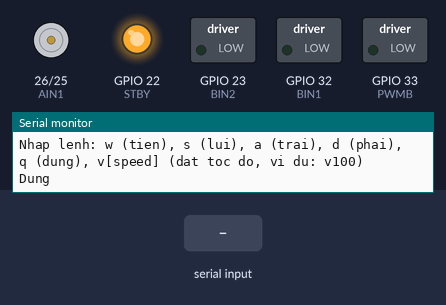
Recording of a sketch running on a simulated ESP32. On the bench: motor-driver pin pairs drawn as motors (green arrow = first pin HIGH = forward, orange = second pin HIGH = backward, longer = more drive, scaled by the enable pin, stopped while the standby pin is LOW), switched loads named in the sketch (green lamp = pin HIGH), output pins drawn as LEDs (lit = HIGH), the last lines printed to the serial monitor. Inputs (shaded band) come from the test bench.

Above: at 1.2 s.
1.3 s: "w\n" received over Serial
At 1.8 s:
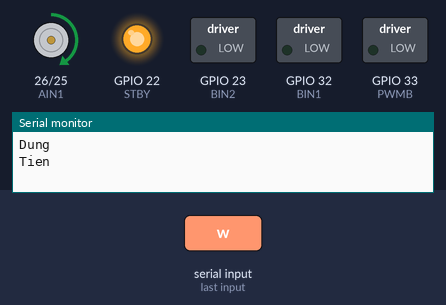
2.8 s: "s\n" received over Serial
At 4.0 s:
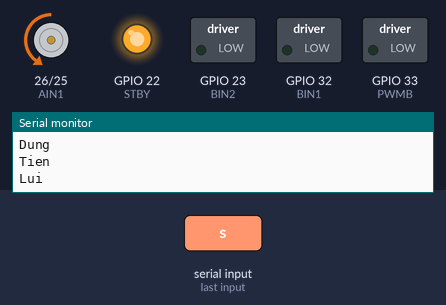
4.3 s: "q\n" received over Serial
At 5.3 s:
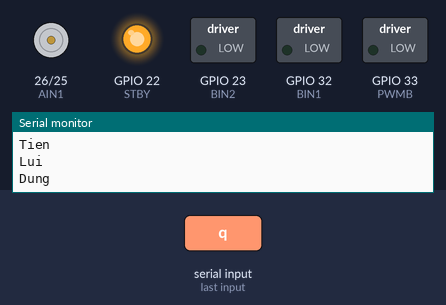
Timing chart, 0 to 7.3 s (numbered marks = the images above; inputs shaded):
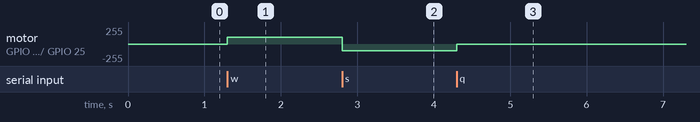

The sketch:

robot.ino
```cpp
// Định nghĩa chân điều khiển động cơ
#define AIN1 26  // Động cơ trái IN1
#define AIN2 25  // Động cơ trái IN2
#define PWMA 27  // PWM động cơ trái
#define BIN1 32  // Động cơ phải IN1
#define BIN2 23  // Động cơ phải IN2
#define PWMB 33  // PWM động cơ phải
#define STBY 22  // Standby

// Tốc độ PWM (0 - 255), mặc định 100
int speedMotor = 100;

void setup() {
  // Khai báo các chân
  pinMode(AIN1, OUTPUT);
  pinMode(AIN2, OUTPUT);
  pinMode(PWMA, OUTPUT);
  pinMode(BIN1, OUTPUT);
  pinMode(BIN2, OUTPUT);
  pinMode(PWMB, OUTPUT);
  pinMode(STBY, OUTPUT);

  digitalWrite(STBY, HIGH); // Kích hoạt IC

  // Khởi tạo Serial
  Serial.begin(115200);
  Serial.println("Nhap lenh: w (tien), s (lui), a (trai), d (phai), q (dung), v[speed] (dat toc do, vi du: v100)");

  // Dừng động cơ khi khởi động
  stopMotors();
}

// Hàm điều khiển động cơ
void motorA_forward(int speed) {
  digitalWrite(AIN1, HIGH);
  digitalWrite(AIN2, LOW);
  analogWrite(PWMA, speed);
}

void motorA_backward(int speed) {
  digitalWrite(AIN1, LOW);
  digitalWrite(AIN2, HIGH);
  analogWrite(PWMA, speed);
}

// void motorB_forward(int speed) {
//   digitalWrite(BIN1, HIGH);
//   digitalWrite(BIN2, LOW);
//   analogWrite(PWMB, speed);
// }

// void motorB_backward(int speed) {
//   digitalWrite(BIN1, LOW);
//   digitalWrite(BIN2, HIGH);
//   analogWrite(PWMB, speed);
// }

void stopMotors() {
  analogWrite(PWMA, 0);
  // analogWrite(PWMB, 0);
  Serial.println("Dung");
}

// Hàm di chuyển tiến
void moveForward() {
  motorA_forward(speedMotor);
  // motorB_forward(speedMotor);
  Serial.println("Tien");
}

// Hàm di chuyển lùi
void moveBackward() {
  motorA_backward(speedMotor);
  // motorB_backward(speedMotor);
  Serial.println("Lui");
}

// Hàm xoay trái
void turnLeft() {
  motorA_backward(speedMotor);
  // motorB_forward(speedMotor);
  Serial.println("Xoay trai");
}

// Hàm xoay phải
void turnRight() {
  motorA_forward(speedMotor);
  // motorB_backward(speedMotor);
  Serial.println("Xoay phai");
}

void loop() {
  // Kiểm tra nếu có dữ liệu từ Serial
  if (Serial.available() > 0) {
    String command = Serial.readStringUntil('\n'); // Đọc toàn bộ dòng
    command.trim(); // Loại bỏ khoảng trắng hoặc ký tự thừa

    // Xử lý lệnh
    if (command == "w") {
      moveForward();
    } else if (command == "s") {
      moveBackward();
    } else if (command == "a") {
      turnLeft();
    } else if (command == "d") {
      turnRight();
    } else if (command == "q") {
      stopMotors();
    } else if (command.startsWith("v")) {
      // Xử lý lệnh đặt tốc độ, ví dụ: v100
      String speedStr = command.substring(1); // Lấy phần sau 'v'
      int newSpeed = speedStr.toInt();
      if (newSpeed >= 0 && newSpeed <= 255) {
        speedMotor = newSpeed;
        Serial.println("Toc do cap nhat: " + String(speedMotor));
      } else {
        Serial.println("Toc do khong hop le! Nhap tu 0 den 255.");
      }
    } else {
      Serial.println("Lenh khong hop le! Su dung: w, s, a, d, q, v[speed]");
    }
  }
}
```

Measured:
- after the input at 1.3 s, motor on GPIO 26 (AIN1) / GPIO 25 (AIN2): stopped → forward 100/255 at once
- after the input at 2.8 s, motor on GPIO 26 (AIN1) / GPIO 25 (AIN2): forward 100/255 → backward 100/255 at once
- after the input at 4.3 s, motor on GPIO 26 (AIN1) / GPIO 25 (AIN2): backward 100/255 → stopped at once
